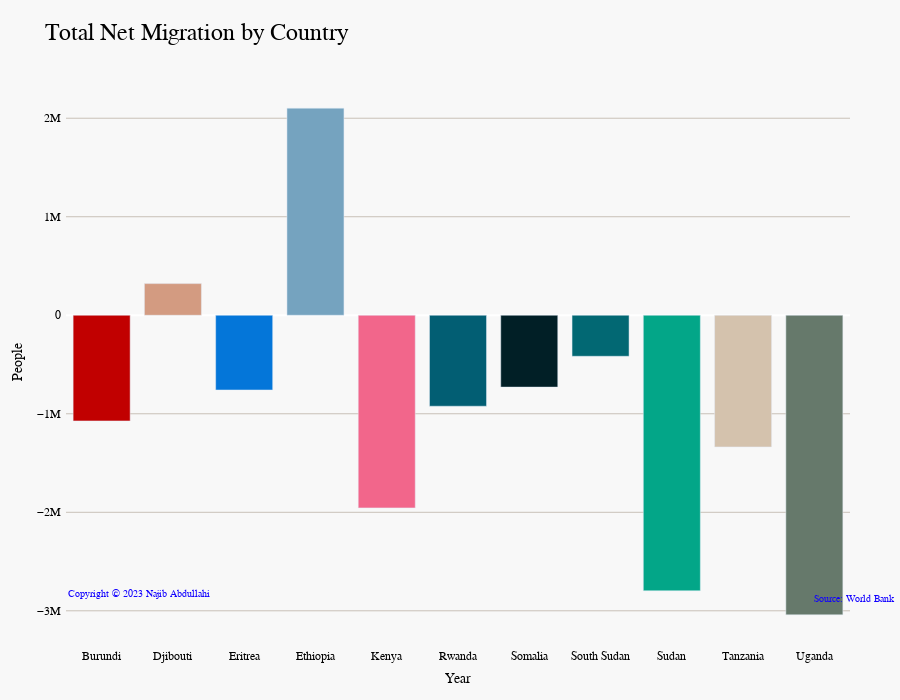

Write notebook code for a chart like this one.
### Code cell
colors = ['#C10000', '#d39b81','#0476D9','#75A3BF','#F2668B','#025E73','#011F26','#026873','#03A688','#D4C2AD','#66796B','#BB0000']
columns = ['Year','Net migration', 'Country']
df_selected = east_africa_countries_data[columns]
columns=df_selected.columns
# Combine total net migration for each country
total_net_migration = df_selected.groupby('Country')['Net migration'].sum().reset_index().round(2)

create_bar_chart_static(total_net_migration,'Net migration',columns[1:],colors)

### Figure 1 — Plotly figure (JSON) as saved in the notebook; plotly's stock layout.template omitted (floating-point values rounded to 4 significant figures)
{"data": [{"marker": {"color": ["#C10000", "#d39b81", "#0476D9", "#75A3BF", "#F2668B", "#025E73", "#011F26", "#026873", "#03A688", "#D4C2AD", "#66796B", "#BB0000"]}, "type": "bar", "x": ["Burundi", "Djibouti", "Eritrea", "Ethiopia", "Kenya", "Rwanda", "Somalia", "South Sudan", "Sudan", "Tanzania", "Uganda"], "y": [-1072647, 321337, -758634, 2102257, -1955572, -923259, -729350, -416295, -2796780, -1336931, -3040981]}], "layout": {"annotations": [{"align": "left", "font": {"color": "#1100FF", "size": 10}, "showarrow": false, "text": "Copyright © 2023 Najib Abdullahi", "x": 0, "xanchor": "left", "xref": "paper", "y": 0.1, "yanchor": "top", "yref": "paper"}, {"align": "right", "font": {"color": "#1100FF", "size": 10}, "showarrow": false, "text": "Source: World Bank", "x": 1.06, "xanchor": "right", "xref": "paper", "y": 0.09, "yanchor": "top", "yref": "paper"}], "autosize": true, "font": {"color": "black", "family": "Poppins", "size": 12}, "height": 700, "legend": {"bgcolor": "#ffffff", "bordercolor": "#000000", "borderwidth": 1, "font": {"size": 12}, "itemclick": "toggle", "itemdoubleclick": "toggleothers", "tracegroupgap": 10, "traceorder": "normal", "x": 1, "xanchor": "left", "y": 1.05, "yanchor": "top"}, "margin": {"b": 50, "l": 50, "pad": 4, "r": 50, "t": 80}, "paper_bgcolor": "#f8f8f8", "plot_bgcolor": "#f8f8f8", "title": {"font": {"color": "#000000", "size": 24}, "text": "Total Net Migration by Country"}, "width": 900, "xaxis": {"showgrid": false, "title": {"text": "Year"}}, "yaxis": {"gridcolor": "#c9c1b8", "showgrid": true, "title": {"text": "People"}}}}
